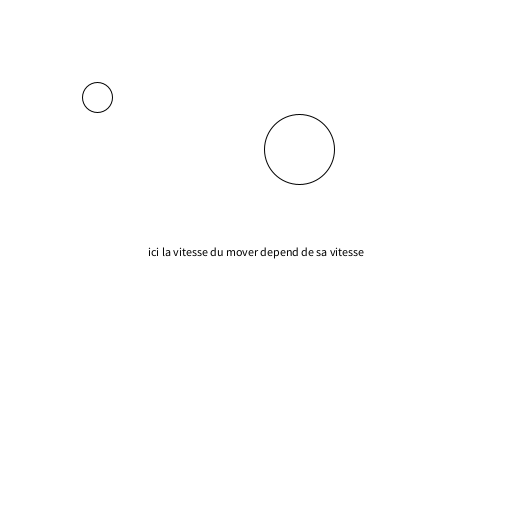
Frame 1 (no input)
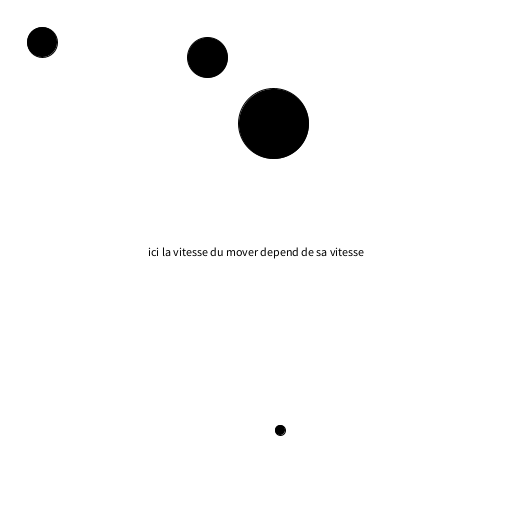
Frame 60 (the mouse pressed at the canvas centre just before this capture)
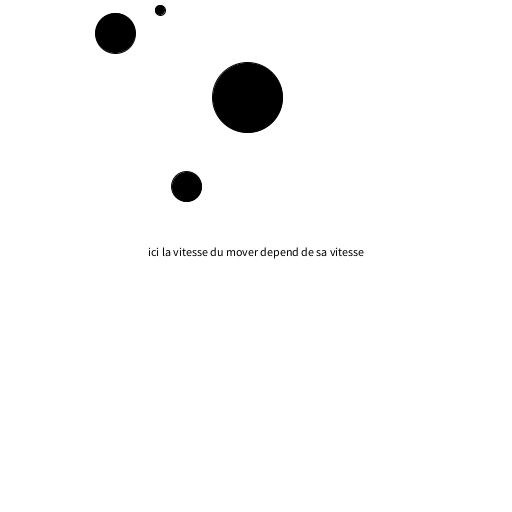
Frame 120 (the mouse held since frame 60 and released just before this capture)

The Processing sketch that drew these frames (run headless with seeded random() and noise(); from frame 60 on, the mouse is pressed at the canvas centre):

// Processing sketch: walkerAlternative1
// ── walkerAlternative1.pde
Mover thomas, faustine, jerome, florence; 

void setup() {
	background(255);
	size(512, 512);
	initMovers();
	textAlign(CENTER);
}

void draw() {
	drawMovers();
	fill(0);
	text("ici la vitesse du mover depend de sa vitesse", width/2, height/2);
}

void initMovers(){
	thomas = new Mover(100,100,30);
	faustine = new Mover(300,150,40);
	florence = new Mover(300,150,10);
	jerome = new Mover(300,150,70);
}

void drawMovers(){
	background(255);
	thomas.afficher();
	faustine.afficher();
	florence.afficher();
	jerome.afficher();
}
// ── Mover.pde
//ici la vitesse du mover depend de sa vitesse

class Mover {

	PVector position = new PVector(0,0,0);
	PVector taille = new PVector(0,0,0);
	PVector vitesse = new PVector(0,0,0);
	PVector tailleUnivers = new PVector(512,512,0);

	Mover (int _posX, int _posY, int _taille) {
		position.x = _posX; 
		position.y = _posY; 
		taille.x = _taille; 
		taille.y = taille.x; 

		reglageVitesse();
	}

	void detectionDesMurs(){
		if(position.x > tailleUnivers.x || position.x < 0 ){
			vitesse.x *= -1; 
			
		}

		if(position.y > tailleUnivers.y || position.y < 0){
			vitesse.y *= -1; 
		}
	}

	void afficher(){
		bouger();
		detectionDesMurs();
		ellipse(position.x, position.y, taille.x, taille.y);
	}

	void bouger(){
		position.x += vitesse.x; 
		position.y += vitesse.y; 
	}

	void reglageVitesse(){

		vitesse.x = map(vitesse.x, 1, taille.x, 1, 100);
		vitesse.y = map(vitesse.y, 1, taille.y, 1, 100);

		println("vitesse.x: "+vitesse.x);
		println("vitesse.y: "+vitesse.y);

	
	}


}
